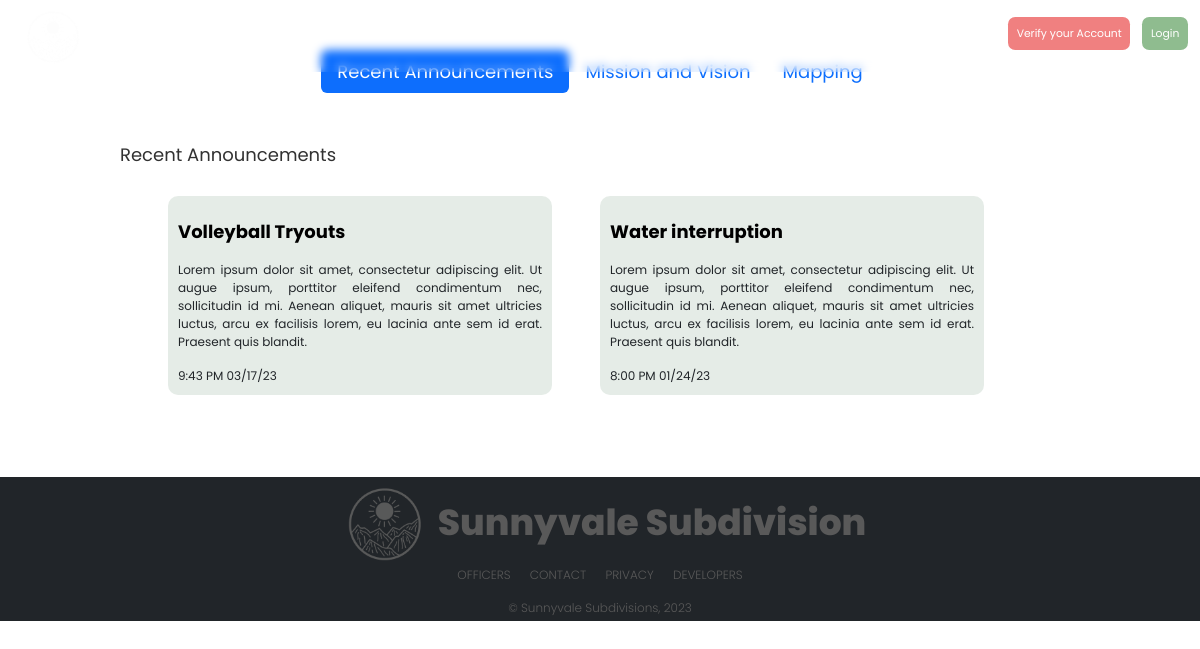
The page / on the database its author committed.
### tables this page shows
CREATE TABLE IF NOT EXISTS `post` (
  `post_id` int NOT NULL AUTO_INCREMENT,
  `user_id` int NOT NULL,
  `full_name` varchar(255) NOT NULL,
  `title` varchar(255) NOT NULL,
  `content` varchar(255) DEFAULT NULL,
  `published_at` datetime NOT NULL,
  `days_archive` int DEFAULT NULL,
  `content_image` varchar(255) DEFAULT NULL,
  `officer_post` varchar(10) NOT NULL,
  `post_status` varchar(45) NOT NULL,
  PRIMARY KEY (`post_id`)
);

### index.php (the view, shortened to what this page needs)
<!DOCTYPE html>
<html lang="en">
<head>
    <link rel="stylesheet" href="https://cdn.jsdelivr.net/npm/bootstrap@4.0.0/dist/css/bootstrap.min.css">
</head>
<body>
    <div class="navbar-fixed-top">
        <?php
        require './marginals/topbarLanding.php';
        $resultOfficer = $con->query("SELECT * FROM post WHERE officer_post = 'Yes' AND post_status = 'Active' ORDER BY post_id DESC") or die($mysqli->error);
        ?>
    </div>
    <div class="landingPage">
        <div class="landingTitle">
            <p>Where dreams come home.</p>
        </div>
    </div>
    <ul class="nav nav-pills mb-3" id="pills-tab" role="tablist">
        <li class="nav-item" role="presentation">
            <button class="nav-link active" id="pills-home-tab" data-bs-toggle="pill" data-bs-target="#pills-home" type="button" role="tab" aria-controls="pills-home" aria-selected="true">Recent Announcements</button>
        </li>
        <li class="nav-item" role="presentation">
            <button class="nav-link" id="pills-profile-tab" data-bs-toggle="pill" data-bs-target="#pills-profile" type="button" role="tab" aria-controls="pills-profile" aria-selected="false">Mission and Vision</button>
        </li>
        <li class="nav-item" role="presentation">
            <button class="nav-link" id="pills-contact-tab" data-bs-toggle="pill" data-bs-target="#pills-contact" type="button" role="tab" aria-controls="pills-contact" aria-selected="false">Mapping</button>
        </li>
    </ul>
    <div class="tab-content" id="pills-tabContent">
        <div class="RecentContent tab-pane fade show active" id="pills-home" role="tabpanel" aria-labelledby="pills-home-tab">
            <label class="landingTitles">Recent Announcements</label>
            <div class="announcementFlex">
                <?php while ($row = $resultOfficer->fetch_assoc()) : ?>
                    <div class="blogPost">
                        <div class="postContent">
                            <p class="blogTitle"><?php echo $row['title']; ?></p>
                            <p class="blogBody">
                                <?php echo $row['content']; ?>
                            </p>
                        </div>
                        <div class="profileText">
                            <p class="profileDate">
                                <?php
                                $datetime = strtotime($row['published_at']);
                                echo $phptime = date("g:i A m/d/y", $datetime);
                                ?>
                            </p>
                        </div>
                    </div>
                <?php endwhile; ?>
            </div>
        </div>
    </div>
    <div>
        <?php
        require './marginals/footer.php';
        ?>
    </div>
</body>
</html>

### marginals/topbarLanding.php (shortened to what this page needs)
<form method='POST'>
  <div class="topLanding">
    <div class="topLeftLanding">
      <img src="img\logoSV.png" alt= />
      <i class="topIconLanding">SUNNYVALE</i>
    </div>
    <div class="topCenterLanding">
      <ul class="topListLanding">
        <li class="topListItemLanding">HOME</li>
        <li class="topListItemLanding" onclick="location.href='./modules/amenitiesGuest.php'">AMENITIES</li>
        <button class="registerButtonLanding" name="registerButtonLanding" id="registerButtonLanding">
          Verify your Account
        </button>
        <button class="loginButtonLanding" name="loginButtonLanding" id="loginButtonLanding">
          Login
        </button>
      </ul>
    </div>
  </div>
</form>

### marginals/footer.php (shortened to what this page needs)
<!DOCTYPE html>
<html lang="en">
<head>
  <link rel="stylesheet" href="https://cdnjs.cloudflare.com/ajax/libs/font-awesome/6.0.0-beta2/css/all.min.css" />
  <link href="https://cdn.jsdelivr.net/npm/bootstrap@5.2.3/dist/css/bootstrap.min.css" rel="stylesheet">
</head>
<body>
  <div class='footer'>
    <div class="footerCenter">
      <img src=".\img\logoSVgray.png" alt="" />
      <i class="footerListTitle">Sunnyvale Subdivision</i>
    </div>
    <ul class="footerList">
      <li class="footerListItem" data-bs-toggle="modal" data-bs-target="#OfficersModal">OFFICERS</li>
      <li class="footerListItem" data-bs-toggle="modal" data-bs-target="#contactModal">CONTACT</li>
      <li class="footerListItem" data-bs-toggle="modal" data-bs-target="#privacyModal">PRIVACY</li>
      <li class="footerListItem" data-bs-toggle="modal" data-bs-target="#developersModal">DEVELOPERS</li>
    </ul>
    <label class="footerListText">© Sunnyvale Subdivisions, 2023</label>
  </div>
</body>
</html>

### index.php (style rules this page uses)
* { margin: 0; font-family: 'Poppins', sans-serif; }
html { scroll-behavior: smooth; }
.landingPage { max-width: 100%; margin-top: -6vw; top: 0; position: relative; text-align: center; color: white; z-index: -1; margin-bottom: -0.5vw; }
.landingTitle { font-size: 10vw; position: absolute; top: 40%; left: 50%; justify-content: center; align-items: center; transform: translate(-50%, -50%); font-family: "Poppins", sans-serif; font-weight: 800; }
.landingTitle p { font-size: 1.1vw; }
.RecentContent { width: 80%; margin: 2em 2em; display: flex; flex-direction: column; align-items: center; justify-content: center; }
.landingTitles { font-size: 1.5vw; color: rgb(50, 50, 50); }
.blogPost { align-items: center; justify-content: center; width: 40%; margin-left: 5%; margin-top: 20px; margin-bottom: 50px; padding: 10px; border-radius: 10px; background-color: rgba(170, 192, 175, 0.3); font-family: "Poppins", sans-serif; }
.profileText { display: flex; flex-direction: row; width: 100%; justify-content: space-between; align-items: center; }
.profileDate { color: var(--text); margin: 0; text-align: right; font-size: 1vw; }
.blogTitle { color: black; font-weight: bold; font-family: "Poppins", sans-serif; margin-top: 1vw; font-size: 1.5vw; }
.blogBody { font-size: clamp(1vw, 10px, 5px); margin-top: 0; text-align: justify; }
.announcementFlex { display: flex; flex-wrap: wrap; }
.nav { display: flex; justify-content: center; align-items: center; margin: 2em 10em; }
.nav-item { font-size: 1.5vw; }
.tab-content { display: flex; flex-direction: column; justify-content: center; align-items: center; }
.tab-pane { display: flex; flex-direction: column; justify-content: center; align-items: center; }

### marginals/topbarLanding.php (style rules this page uses)
.topLanding { margin-bottom: 0; padding: 0; width: 100%; height: 6vw; background-color: rgba(255, 253, 245, 0); position: sticky; top: 0; display: flex; align-items: center; font-family: "Poppins", sans-serif; z-index: 999; backdrop-filter: blur(5px); }
.topLeftLanding { flex: 3; display: flex; align-items: center; justify-content: flex-start; margin-left: 2vw; }
.topLeftLanding img { max-height: 5vw; }
.topIconLanding { font-size: 2.5vw; margin-right: 10px; color: white; font-family: "Poppins", sans-serif; font-style: normal; cursor: pointer; }
.topLeftLanding { color: white; flex: 1; display: flex; align-items: center; justify-content: flex-start; }
.topListLanding { display: inline-flex; justify-content: flex-end; margin: 0; padding: 0; list-style: none; color: rgb(89, 89, 89); }
.topListItemLanding { color: white; padding: 0.8vw; margin-right: 0.2vw; font-size: 1vw; font-weight: 300; cursor: pointer; }
.registerButtonLanding { font-size: 0.9vw; cursor: pointer; height: 3em; background-color: lightcoral; border: none; color: white; border-radius: 0.6vw; padding: 0.8em; margin-right: 1vw; }
.loginButtonLanding { font-size: 0.9vw; cursor: pointer; height: 3em; background-color: darkseagreen; border: none; color: white; border-radius: 0.6vw; padding: 0.8em; margin-right: 1vw; }
.topCenterLanding { display: flex; max-height: 4.5vw; }

### marginals/footer.php (style rules this page uses)
.footer { width: 100%; height: 12vmax; background-color: rgb(33, 37, 41); top: 0; margin-top: 0; display: flex; flex-direction: column; align-items: center; justify-content: center; font-family: "Poppins", sans-serif; z-index: 999; }
.footerCenter { display: inline-flex; align-items: center; justify-content: center; }
.footerCenter img { display: flex; justify-content: center; align-self: center; margin: 10px; padding: 0; max-width: 7vw; }
.footerList { display: flex; justify-content: center; align-content: center; margin: 0; padding: 0; list-style: none; color: rgb(89, 89, 89); }
.footerListTitle { display: flex; justify-content: center; align-self: center; font-size: 3vw; margin: 0; padding: 0; list-style: none; font-family: 'Poppins', sans-serif; font-style: normal; font-weight: 800; color: rgb(89, 89, 89); }
.footerListItem { margin: 0.8vw; margin-top: -0.8vw; font-size: 1vw; font-weight: 300; cursor: pointer; }
.footerListText { color: rgb(89, 89, 89); margin: 0.8vw; margin-top: 0.5vw; font-size: 1vw; font-weight: 300; }

### rows shown on the page
post: title "Volleyball Tryouts", content "Lorem ipsum dolor sit amet, consectetur adipiscing elit. Ut augue ipsum, porttitor eleifend condimentum nec, sollicitudin id mi. Aenean aliquet, mauris sit amet ultricies luctus, arcu ex facilisis lorem, eu lacinia ante sem id erat. Praesent quis blandit.", published_at "9:43 PM 03/17/23"
post: title "Water interruption", content "Lorem ipsum dolor sit amet, consectetur adipiscing elit. Ut augue ipsum, porttitor eleifend condimentum nec, sollicitudin id mi. Aenean aliquet, mauris sit amet ultricies luctus, arcu ex facilisis lorem, eu lacinia ante sem id erat. Praesent quis blandit.", published_at "8:00 PM 01/24/23"
